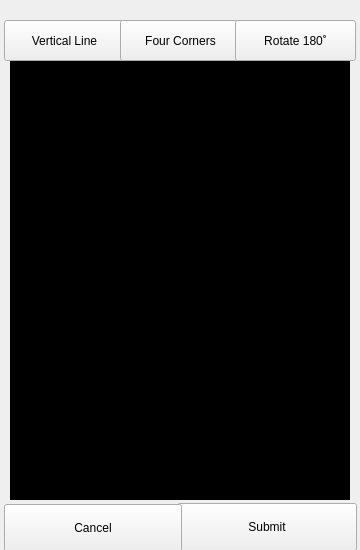
<?xml version="1.0" encoding="UTF-8"?>
<ui version="4.0">
 <class>ClooneyScanner</class>
 <widget class="QMainWindow" name="ClooneyScanner">
  <property name="geometry">
   <rect>
    <x>0</x>
    <y>0</y>
    <width>360</width>
    <height>550</height>
   </rect>
  </property>
  <property name="sizePolicy">
   <sizepolicy hsizetype="Fixed" vsizetype="Fixed">
    <horstretch>0</horstretch>
    <verstretch>0</verstretch>
   </sizepolicy>
  </property>
  <property name="minimumSize">
   <size>
    <width>360</width>
    <height>550</height>
   </size>
  </property>
  <property name="maximumSize">
   <size>
    <width>360</width>
    <height>550</height>
   </size>
  </property>
  <property name="windowTitle">
   <string>Clooney Scanner</string>
  </property>
  <widget class="QWidget" name="centralwidget">
   <widget class="QPushButton" name="submit_button">
    <property name="geometry">
     <rect>
      <x>177</x>
      <y>503</y>
      <width>180</width>
      <height>48</height>
     </rect>
    </property>
    <property name="toolTip">
     <string>Reject the scan and get a new one.</string>
    </property>
    <property name="text">
     <string>Submit</string>
    </property>
   </widget>
   <widget class="QLabel" name="scan_preview">
    <property name="geometry">
     <rect>
      <x>10</x>
      <y>60</y>
      <width>340</width>
      <height>440</height>
     </rect>
    </property>
    <property name="styleSheet">
     <string notr="true">background: #000</string>
    </property>
    <property name="text">
     <string/>
    </property>
   </widget>
   <widget class="QLabel" name="filepath_label">
    <property name="geometry">
     <rect>
      <x>20</x>
      <y>480</y>
      <width>340</width>
      <height>13</height>
     </rect>
    </property>
    <property name="font">
     <font>
      <pointsize>10</pointsize>
     </font>
    </property>
    <property name="text">
     <string/>
    </property>
   </widget>
   <widget class="QPushButton" name="cancel_button">
    <property name="geometry">
     <rect>
      <x>4</x>
      <y>504</y>
      <width>178</width>
      <height>48</height>
     </rect>
    </property>
    <property name="toolTip">
     <string>Reject the scan and get a new one.</string>
    </property>
    <property name="text">
     <string>Cancel</string>
    </property>
   </widget>
   <widget class="QPushButton" name="vertical_line_button">
    <property name="geometry">
     <rect>
      <x>4</x>
      <y>20</y>
      <width>121</width>
      <height>41</height>
     </rect>
    </property>
    <property name="toolTip">
     <string/>
    </property>
    <property name="text">
     <string>Vertical Line</string>
    </property>
   </widget>
   <widget class="QPushButton" name="four_corners_button">
    <property name="enabled">
     <bool>true</bool>
    </property>
    <property name="geometry">
     <rect>
      <x>120</x>
      <y>20</y>
      <width>121</width>
      <height>41</height>
     </rect>
    </property>
    <property name="toolTip">
     <string/>
    </property>
    <property name="text">
     <string>Four Corners</string>
    </property>
   </widget>
   <widget class="QPushButton" name="rotate_180_button">
    <property name="enabled">
     <bool>true</bool>
    </property>
    <property name="geometry">
     <rect>
      <x>235</x>
      <y>20</y>
      <width>121</width>
      <height>41</height>
     </rect>
    </property>
    <property name="toolTip">
     <string/>
    </property>
    <property name="text">
     <string>Rotate 180˚</string>
    </property>
   </widget>
  </widget>
 </widget>
 <resources/>
 <connections/>
</ui>
